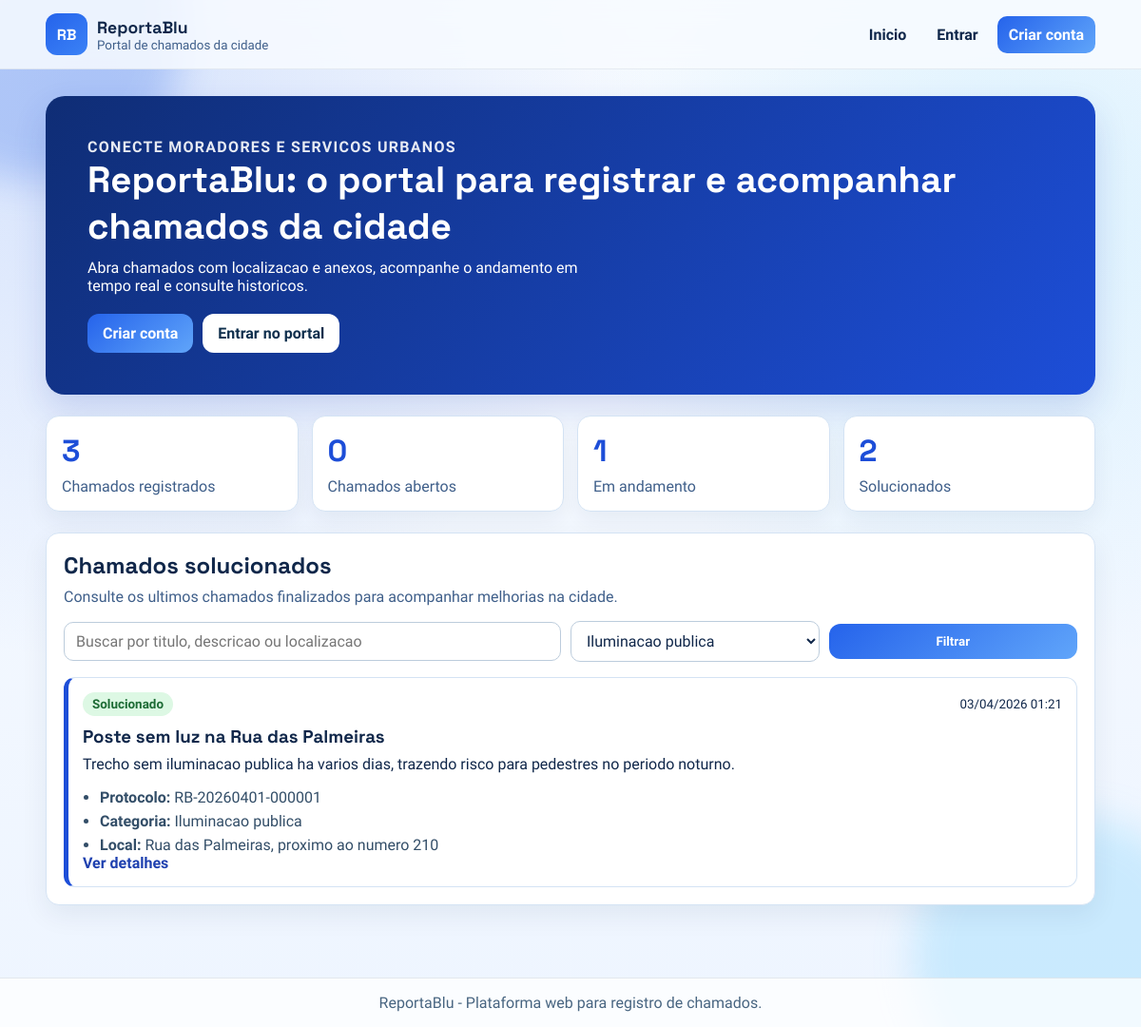
Screenshot of /index.php?categoria=1 with the database file from the repository.
### tables this page shows
CREATE TABLE IF NOT EXISTS tickets (
    id INT UNSIGNED AUTO_INCREMENT PRIMARY KEY,
    user_id INT UNSIGNED NOT NULL,
    category_id INT UNSIGNED NOT NULL,
    titulo VARCHAR(180) NOT NULL,
    descricao TEXT NOT NULL,
    localizacao VARCHAR(255) NOT NULL,
    status ENUM('aberto', 'em_andamento', 'solucionado', 'fechado') NOT NULL DEFAULT 'aberto',
    created_at TIMESTAMP NOT NULL DEFAULT CURRENT_TIMESTAMP,
    updated_at TIMESTAMP NOT NULL DEFAULT CURRENT_TIMESTAMP ON UPDATE CURRENT_TIMESTAMP,
    resolved_at DATETIME NULL,
    CONSTRAINT fk_tickets_user FOREIGN KEY (user_id) REFERENCES users(id) ON DELETE CASCADE,
    CONSTRAINT fk_tickets_category FOREIGN KEY (category_id) REFERENCES categories(id) ON DELETE RESTRICT,
    INDEX idx_tickets_status (status),
    INDEX idx_tickets_created_at (created_at)
);

CREATE TABLE IF NOT EXISTS ticket_protocols (
    id INT UNSIGNED AUTO_INCREMENT PRIMARY KEY,
    ticket_id INT UNSIGNED NOT NULL,
    protocol_code VARCHAR(40) NOT NULL UNIQUE,
    created_at TIMESTAMP NOT NULL DEFAULT CURRENT_TIMESTAMP,
    CONSTRAINT fk_ticket_protocols_ticket FOREIGN KEY (ticket_id) REFERENCES tickets(id) ON DELETE CASCADE,
    UNIQUE KEY uq_ticket_protocols_ticket (ticket_id)
);

CREATE TABLE IF NOT EXISTS categories (
    id INT UNSIGNED AUTO_INCREMENT PRIMARY KEY,
    nome VARCHAR(100) NOT NULL UNIQUE,
    created_at TIMESTAMP NOT NULL DEFAULT CURRENT_TIMESTAMP
);

### includes/auth.php (called while the page is built, shortened)
<?php
require_once __DIR__ . '/config.php';
require_once __DIR__ . '/helpers.php';
function isLoggedIn(): bool
{
    return isset($_SESSION['user']) && is_array($_SESSION['user']);
}

### includes/config.php (called while the page is built, shortened)
<?php
spl_autoload_register(static function (string $className): void {
    $prefix = 'ReportaBlu\\';
    $relativeClass = substr($className, strlen($prefix));
    $filePath = __DIR__ . '/src/' . str_replace('\\', '/', $relativeClass) . '.php';
});
function env(string $key, ?string $default = null): ?string
{
    $value = $_ENV[$key] ?? $_SERVER[$key] ?? getenv($key);
    if ($value === false || $value === null || $value === '') {
        return $default;
    }
    return (string) $value;
}
function db(): PDO
{
    static $pdo = null;
    $host = env('DB_HOST', '127.0.0.1');
    $port = env('DB_PORT', '3306');
    $dbName = env('DB_NAME', 'reportablu');
    $charset = env('DB_CHARSET', 'utf8mb4');
    $user = env('DB_USER', 'root');
    $pass = env('DB_PASS', '');
    $dsn = 'mysql:host=' . $host . ';port=' . $port . ';dbname=' . $dbName . ';charset=' . $charset;
    $options = [
        PDO::ATTR_ERRMODE => PDO::ERRMODE_EXCEPTION,
        PDO::ATTR_DEFAULT_FETCH_MODE => PDO::FETCH_ASSOC,
        PDO::ATTR_EMULATE_PREPARES => false,
    ];
    try {
        $pdo = new PDO($dsn, (string) $user, (string) $pass, $options);
    } catch (PDOException $exception) {
        http_response_code(500);
        exit('Erro ao conectar ao banco de dados. Verifique o arquivo .env e o SQL. Detalhe: ' . $exception->getMessage());
    }
    return $pdo;
}

### includes/src/Application/AppFactory.php (called while the page is built, shortened)
<?php
final class AppFactory
{
    public static function ticketFacade(PDO $pdo, string $projectRoot): TicketFacade
    {
        $categoryRepository = new PdoCategoryRepository($pdo);
        $ticketRepository = new PdoTicketRepository($pdo);
        $ticketHistoryRepository = new PdoTicketHistoryRepository($pdo);
        $ticketFileRepository = new PdoTicketFileRepository($pdo);
        $ticketProtocolRepository = new PdoTicketProtocolRepository($pdo);
        $ticketAssignmentRepository = new PdoTicketAssignmentRepository($pdo);
        $ticketResponseRepository = new PdoTicketResponseRepository($pdo);
        $transactionManager = new PdoTransactionManager($pdo);
        $validationStrategy = new DefaultUploadValidationStrategy();
        $attachmentStorage = new LocalAttachmentStorage(
            $projectRoot . '/uploads',
            'uploads/',
            $validationStrategy
        );
        $attachmentService = new AttachmentService($attachmentStorage);
        $creationService = new TicketCreationService(
            $categoryRepository,
            $ticketRepository,
            $ticketHistoryRepository,
            $ticketFileRepository,
            $ticketProtocolRepository,
            $transactionManager,
            $attachmentService,
            new TicketProtocolGenerator()
        );
        $queryService = new TicketQueryService(
            $categoryRepository,
            $ticketRepository,
            $ticketFileRepository,
            $ticketHistoryRepository,
            $ticketAssignmentRepository,
            $ticketResponseRepository
        );
        $workflowService = new TicketWorkflowService(
            $ticketRepository,
            $ticketHistoryRepository,
            $ticketAssignmentRepository,
            $ticketResponseRepository,
            $transactionManager
        );
        return new TicketFacade(
            $creationService,
            $queryService,
            $workflowService
        );
    }
}

### includes/src/Infrastructure/Repository/PdoCategoryRepository.php (called while the page is built, shortened)
<?php
final class PdoCategoryRepository extends BasePdoRepository implements CategoryRepositoryInterface
{
    public function all(): array
    {
        $statement = $this->pdo->query('SELECT id, nome FROM categories ORDER BY nome');
        return $statement->fetchAll() ?: [];
    }
}

### includes/src/Application/TicketQueryService.php (called while the page is built, shortened)
<?php
final class TicketQueryService
{
    public function homeData(array $filters): array
    {
        $normalizedFilters = [
            'search' => trim((string) ($filters['q'] ?? '')),
            'category_id' => (int) ($filters['categoria'] ?? 0),
        ];
        return [
            'categories' => $this->categoryRepository->all(),
            'stats' => $this->ticketReadRepository->fetchStats(null, true),
            'solved_tickets' => $this->ticketReadRepository->fetchPublicSolved($normalizedFilters, 12),
        ];
    }
}

### includes/src/Application/TicketFacade.php (called while the page is built, shortened)
<?php
final class TicketFacade
{
    public function homeData(array $filters): array
    {
        return $this->ticketQueryService->homeData($filters);
    }
}

### includes/src/Infrastructure/Repository/PdoTicketRepository.php (called while the page is built, shortened)
<?php
final class PdoTicketRepository extends BasePdoRepository implements TicketReadRepositoryInterface, TicketWriteRepositoryInterface
{
    public function fetchPublicSolved(array $filters, int $limit = 12): array
    {
        $search = trim((string) ($filters['search'] ?? ''));
        $categoryId = (int) ($filters['category_id'] ?? 0);
        $hasProtocolTable = $this->tableExists('ticket_protocols');
        $protocolSelect = $hasProtocolTable ? 'tp.protocol_code' : 'NULL AS protocol_code';
        $protocolJoin = $hasProtocolTable ? 'LEFT JOIN ticket_protocols tp ON tp.ticket_id = t.id' : '';
        $sql = "SELECT
                    t.id,
                    t.titulo,
                    t.descricao,
                    t.localizacao,
                    t.resolved_at,
                    c.nome AS categoria,
                    {$protocolSelect}
                FROM tickets t
                INNER JOIN categories c ON c.id = t.category_id
                {$protocolJoin}
                WHERE t.status = :status";
        $params = [
            'status' => TicketStatus::SOLVED,
        ];
        if ($categoryId > 0) {
            $sql .= ' AND t.category_id = :category_id';
            $params['category_id'] = $categoryId;
        }
        $sql .= ' ORDER BY t.resolved_at DESC, t.updated_at DESC LIMIT :limit';
        $statement = $this->pdo->prepare($sql);
        foreach ($params as $key => $value) {
            $statement->bindValue(
                ':' . $key,
                $value,
                is_int($value) ? PDO::PARAM_INT : PDO::PARAM_STR
            );
        }
        $statement->bindValue(':limit', $limit, PDO::PARAM_INT);
        $statement->execute();
        return $statement->fetchAll() ?: [];
    }
    public function fetchStats(?int $userId, bool $isAdmin): array
    {
        $sql = "SELECT
                    COUNT(*) AS total,
                    SUM(CASE WHEN status = 'aberto' THEN 1 ELSE 0 END) AS abertos,
                    SUM(CASE WHEN status = 'em_andamento' THEN 1 ELSE 0 END) AS em_andamento,
                    SUM(CASE WHEN status = 'solucionado' THEN 1 ELSE 0 END) AS solucionados,
                    SUM(CASE WHEN status = 'fechado' THEN 1 ELSE 0 END) AS fechados
                FROM tickets";
        $params = [];
        $statement = $this->pdo->prepare($sql);
        $statement->execute($params);
        return $statement->fetch() ?: [];
    }
}

### includes/src/Infrastructure/Repository/BasePdoRepository.php (called while the page is built, shortened)
<?php
abstract class BasePdoRepository
{
    protected function tableExists(string $tableName): bool
    {
        $cacheKey = spl_object_id($this->pdo) . ':' . $tableName;
        $exists = false;
        try {
            $statement = $this->pdo->prepare(
                'SELECT 1
                 FROM information_schema.tables
                 WHERE table_schema = DATABASE() AND table_name = :table_name
                 LIMIT 1'
            );
            $statement->execute(['table_name' => $tableName]);
            $exists = $statement->fetchColumn() !== false;
        } catch (Throwable $exception) {
            $exists = false;
        }
        return $exists;
    }
}

### includes/helpers.php (called while the page is built, shortened)
<?php
function h(?string $value): string
{
    return htmlspecialchars((string) $value, ENT_QUOTES, 'UTF-8');
}

### index.php (the view, shortened to what this page needs)
<?php
require_once __DIR__ . '/includes/layout.php';
$ticketFacade = \ReportaBlu\Application\AppFactory::ticketFacade(db(), __DIR__);
$search = trim((string) ($_GET['q'] ?? ''));
$categoryFilter = (int) ($_GET['categoria'] ?? 0);
$homeData = $ticketFacade->homeData($_GET);
$categories = $homeData['categories'] ?? [];
$stats = $homeData['stats'] ?? [];
$solvedTickets = $homeData['solved_tickets'] ?? [];
?>
<section class="hero">
    <div class="hero-copy">
        <p class="kicker">Conecte moradores e servicos urbanos</p>
        <h1>ReportaBlu: o portal para registrar e acompanhar chamados da cidade</h1>
        <p>
            Abra chamados com localizacao e anexos, acompanhe o andamento em tempo real e consulte historicos.
        </p>
        <div class="hero-cta">
            <?php if (isLoggedIn()): ?>
                <a class="btn btn-primary" href="new_ticket.php">Abrir novo chamado</a>
                <a class="btn btn-secondary" href="dashboard.php">Acompanhar meus chamados</a>
            <?php else: ?>
                <a class="btn btn-primary" href="register.php">Criar conta</a>
                <a class="btn btn-secondary" href="login.php">Entrar no portal</a>
            <?php endif; ?>
        </div>
    </div>
</section>
<section class="stats-grid">
    <article class="stat-card">
        <h2><?= (int) ($stats['total'] ?? 0) ?></h2>
        <p>Chamados registrados</p>
    </article>
    <article class="stat-card">
        <h2><?= (int) ($stats['abertos'] ?? 0) ?></h2>
        <p>Chamados abertos</p>
    </article>
    <article class="stat-card">
        <h2><?= (int) ($stats['em_andamento'] ?? 0) ?></h2>
        <p>Em andamento</p>
    </article>
    <article class="stat-card">
        <h2><?= (int) ($stats['solucionados'] ?? 0) ?></h2>
        <p>Solucionados</p>
    </article>
</section>
<section class="panel">
    <div class="section-head">
        <h2>Chamados solucionados</h2>
        <p>Consulte os ultimos chamados finalizados para acompanhar melhorias na cidade.</p>
    </div>
    <form class="filter-form" method="get" action="index.php">
        <input
            type="text"
            name="q"
            placeholder="Buscar por titulo, descricao ou localizacao"
            value="<?= h($search) ?>"
        >
        <select name="categoria">
            <?php foreach ($categories as $category): ?>
                <option value="<?= (int) $category['id'] ?>" <?= $categoryFilter === (int) $category['id'] ? 'selected' : '' ?>>
                    <?= h((string) $category['nome']) ?>
                </option>
            <?php endforeach; ?>
        </select>
        <button class="btn btn-primary" type="submit">Filtrar</button>
    </form>
    <div class="ticket-grid">
        <?php foreach ($solvedTickets as $ticket): ?>
            <article class="ticket-card solved-card">
                <div class="card-top">
                    <span class="status-badge status-solucionado">Solucionado</span>
                    <small><?= formatDateTime((string) $ticket['resolved_at']) ?></small>
                </div>
                <h3><?= h((string) $ticket['titulo']) ?></h3>
                <p><?= h((string) $ticket['descricao']) ?></p>
                <ul class="meta-list">
                    <li><strong>Protocolo:</strong> <?= h((string) ($ticket['protocol_code'] ?? '-')) ?></li>
                    <li><strong>Categoria:</strong> <?= h((string) $ticket['categoria']) ?></li>
                    <li><strong>Local:</strong> <?= h((string) $ticket['localizacao']) ?></li>
                </ul>
                <a class="card-link" href="ticket_detail.php?id=<?= (int) $ticket['id'] ?>">Ver detalhes</a>
            </article>
        <?php endforeach; ?>
    </div>
</section>

### rows the page displays
tickets: resolved_at "03/04/2026 01:21", titulo "Poste sem luz na Rua das Palmeiras", descricao "Trecho sem iluminacao publica ha varios dias, trazendo risco para pedestres no periodo noturno.", ticket_protocols.protocol_code "RB-20260401-000001", category.nome "Iluminacao publica", localizacao "Rua das Palmeiras, proximo ao numero 210"

### other values shown
$appName "ReportaBlu"
$stats['total'] "3"
$stats['abertos'] "0"
$stats['em_andamento'] "1"
$stats['solucionados'] "2"
form field categoria "Iluminacao publica"
